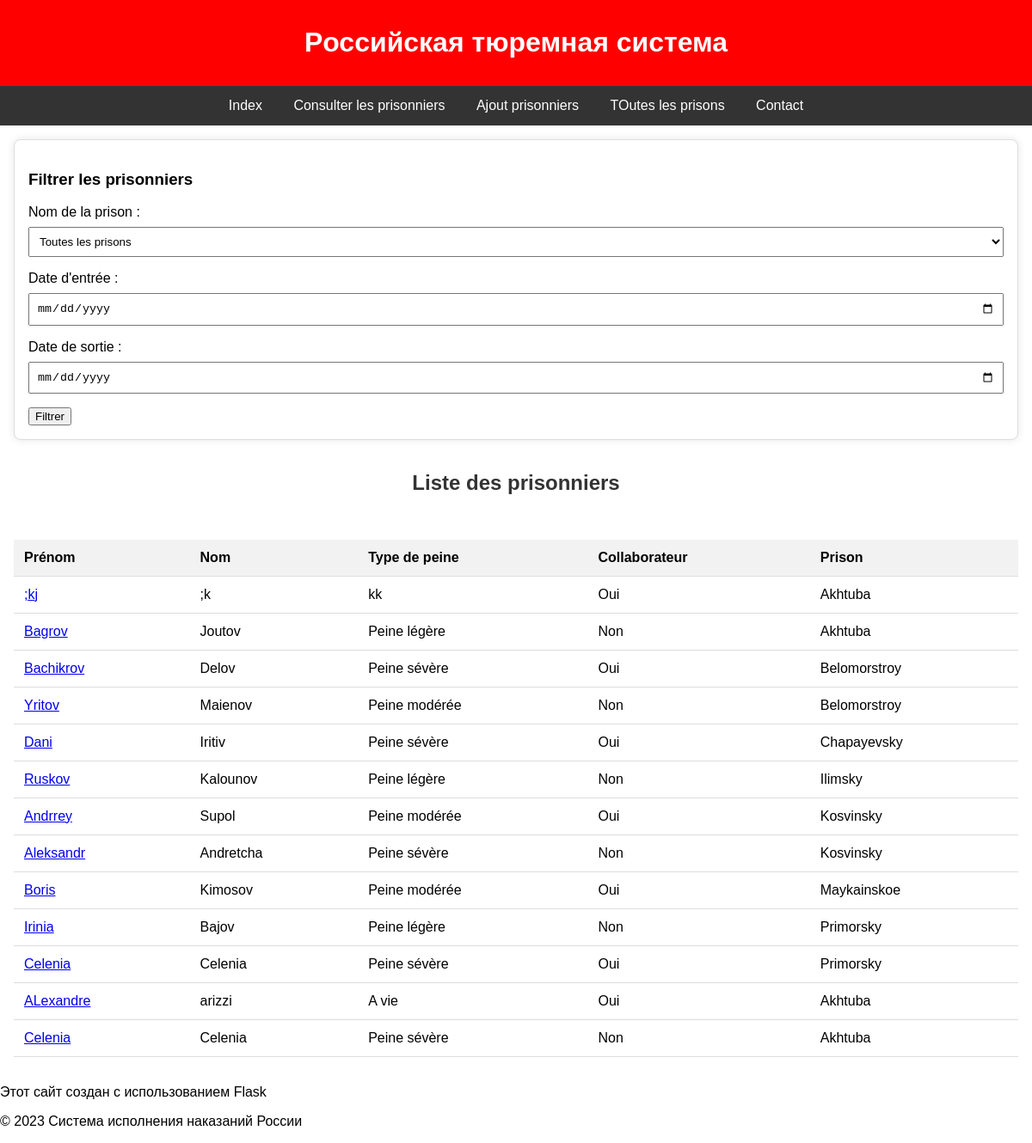
The app's page /Touslesprisonniers with its own data.
### tables this page shows
CREATE TABLE "prisonners" (
	"id"	INTEGER,
	"prenom"	VARCHAR(100),
	"nom"	VARCHAR(100),
	"birthday"	DATE,
	"type_de_peine"	VARCHAR(100),
	"collaborateur"	BOOLEAN,
	"prison_id"	INT,
	"image"	TEXT,
	PRIMARY KEY("id" AUTOINCREMENT),
	FOREIGN KEY("prison_id") REFERENCES "prison"("id")
);

CREATE TABLE prison (
	id INTEGER PRIMARY KEY AUTOINCREMENT,
	name_prison VARCHAR(200),
	oblast VARCHAR(100),
	number_of_prisonners INT,
	capacityPrison INT,
	prison_Type VARCHAR(100)
);

### app.py (the view)
@app.route("/Touslesprisonniers", methods=['GET', 'POST'])
def Touslesprisonniers():
    if request.method=="GET":
        prisons=func.Prison.getAllPrisons()
        nom_ville=request.args.get('prisonFilter', default="", type=str)
        if(nom_ville != ""):
            filteredPrisonners=func.Prisonnier.getPrisonnersFilteredByPrison(nom_ville)
            return render_template("Touslesprisonniers.html", prisonniers=filteredPrisonners, prisons=prisons)
        else:
            prisonniers=func.Prisonnier.getAllPrisonners()
            return render_template("Touslesprisonniers.html", prisonniers=prisonniers, prisons=prisons)

### classes.py (called while the page is built)
def connect_database(database_path):
    return sqlite3.connect(database_path)

     def getAllPrisons():
        conn =connect_database('goodDB.db')
        cursor = conn.cursor()
        prisons=cursor.execute("SELECT * FROM prison").fetchall()
        return prisons

    def getAllPrisonners():
        conn = connect_database('goodDB.db')
        cursor = conn.cursor()
        query = """
        SELECT prisonners.id, prisonners.prenom, prisonners.nom, prisonners.type_de_peine,
               prisonners.collaborateur, prison.name_prison
        FROM prisonners
        JOIN prison ON prisonners.prison_id = prison.id
        """
        prisonners = cursor.execute(query).fetchall()
        conn.close()  # N'oubliez pas de fermer la connexion après utilisation
        return prisonners

### templates/Touslesprisonniers.html (shortened to what this page needs)
<!DOCTYPE html>
<html lang="en">
<head>
</head>
<body>
{% extends 'layout.html' %}
{% block content %}
<div class="filter-container">
    <h3>Filtrer les prisonniers</h3>
    <form action="#" method="get">
        <label for="prisonFilter" class="filter-label">Nom de la prison :</label>
        <select id="prisonFilter" name="prisonFilter" class="filter-input">
            <option value="">Toutes les prisons</option>
        </select>
        <label for="entryDateFilter" class="filter-label">Date d'entrée :</label>
        <input type="date" id="entryDateFilter" name="entryDateFilter" class="filter-input">
        <label for="outDoorDateFilter" class="filter-label">Date de sortie :</label>
        <input type="date" id="outDoorDateFilter" name="outDoorDateFilter" class="filter-input">
        <button type="submit">Filtrer</button>
    </form>
</div>
    <div class="prisoner-container">
        <h2>Liste des prisonniers</h2>
        {% if prisonniers %}
            <table>
                <thead>
                    <tr>
                        <th>Prénom</th>
                        <th>Nom</th>
                        <th>Type de peine</th>
                        <th>Collaborateur</th>
                        <th>Prison</th>
                    </tr>
                </thead>
                <tbody>
                    {% for prisonnier in prisonniers %}
                        <tr>
                            <td><a href="http://localhost:5000/ConsultPrisonner?id={{prisonnier[0]}}">{{ prisonnier[1] }}</a></td>
                            <td>{{ prisonnier[2] }}</td>
                            <td>{{ prisonnier[3] }}</td>
                            <td>{{ 'Oui' if prisonnier[4] else 'Non' }}</td>
                            <td>{{ prisonnier[5] }}</td>
                        </tr>
                    {% endfor %}
                </tbody>
            </table>
        {% else %}
            <p>Aucun prisonnier trouvé.</p>
        {% endif %}
    </div>
{% endblock %}

### templates/Touslesprisonniers.html (style rules this page uses)
h2 { color: #333; }
.prisoner-container { display: flex; flex-wrap: wrap; gap: 16px; justify-content: space-around; }
table { width: 100%; border-collapse: collapse; margin-top: 16px; }
th, td { padding: 12px; text-align: left; border-bottom: 1px solid #ddd; }
th { background-color: #f2f2f2; }
.filter-container { margin-bottom: 16px; padding: 16px; background-color: #fff; border: 1px solid #ddd; border-radius: 8px; box-shadow: 0 0 10px rgba(0, 0, 0, 0.1); }
.filter-label { display: block; margin-bottom: 8px; }
.filter-input { width: 100%; padding: 8px; box-sizing: border-box; margin-bottom: 16px; }

### templates/layout.html (style rules this page uses)
body { font-family: Arial, sans-serif; margin: 0; padding: 0; box-sizing: border-box; }

### records on screen
prisonners: prenom ";kj", nom ";k", type_de_peine "kk", collaborateur "Oui", name_prison "Akhtuba"
prisonners: prenom "Bagrov", nom "Joutov", type_de_peine "Peine légère", collaborateur "Non", name_prison "Akhtuba"
prisonners: prenom "Bachikrov", nom "Delov", type_de_peine "Peine sévère", collaborateur "Oui", name_prison "Belomorstroy"
prisonners: prenom "Yritov", nom "Maienov", type_de_peine "Peine modérée", collaborateur "Non", name_prison "Belomorstroy"
prisonners: prenom "Dani", nom "Iritiv", type_de_peine "Peine sévère", collaborateur "Oui", name_prison "Chapayevsky"
prisonners: prenom "Ruskov", nom "Kalounov", type_de_peine "Peine légère", collaborateur "Non", name_prison "Ilimsky"
prisonners: prenom "Andrrey", nom "Supol", type_de_peine "Peine modérée", collaborateur "Oui", name_prison "Kosvinsky"
prisonners: prenom "Aleksandr", nom "Andretcha", type_de_peine "Peine sévère", collaborateur "Non", name_prison "Kosvinsky"
prisonners: prenom "Boris", nom "Kimosov", type_de_peine "Peine modérée", collaborateur "Oui", name_prison "Maykainskoe"
prisonners: prenom "Irinia", nom "Bajov", type_de_peine "Peine légère", collaborateur "Non", name_prison "Primorsky"
prisonners: prenom "Celenia", nom "Celenia", type_de_peine "Peine sévère", collaborateur "Oui", name_prison "Primorsky"
prisonners: prenom "ALexandre", nom "arizzi", type_de_peine "A vie", collaborateur "Oui", name_prison "Akhtuba"
prisonners: prenom "Celenia", nom "Celenia", type_de_peine "Peine sévère", value "Non", name_prison "Akhtuba"
